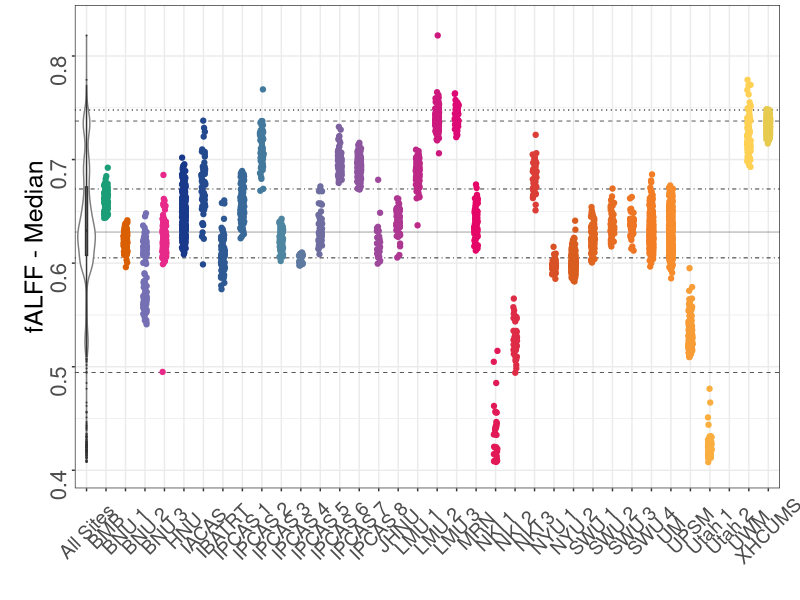
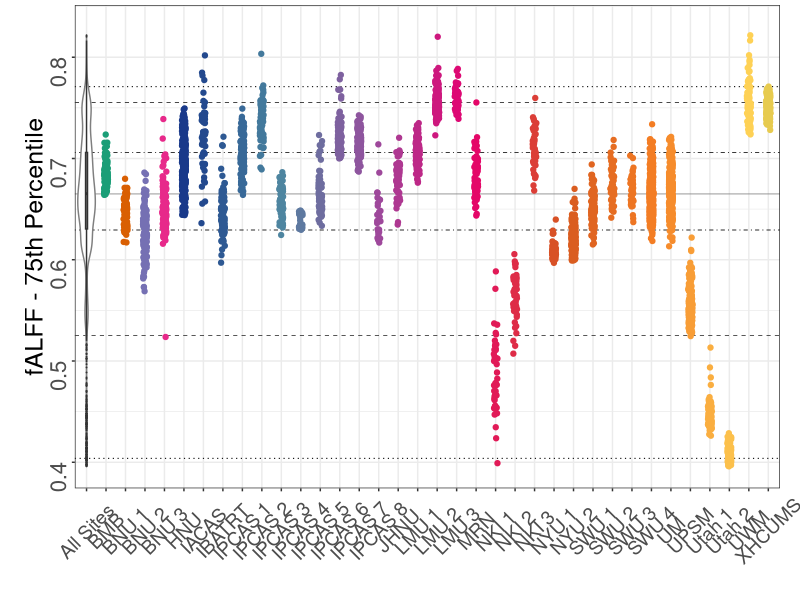
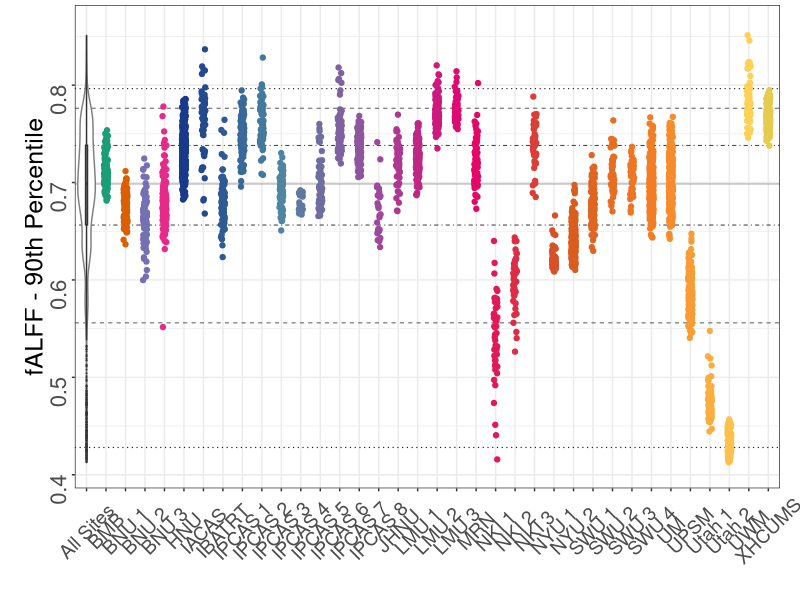
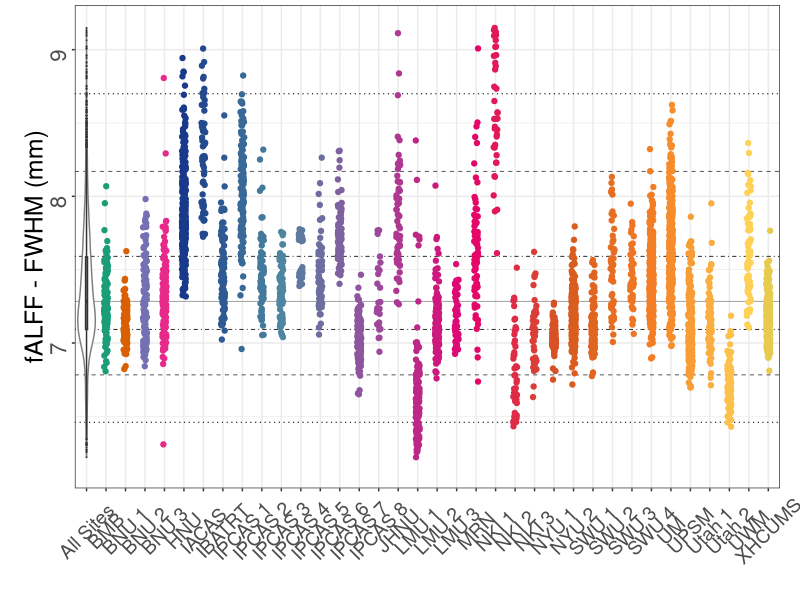
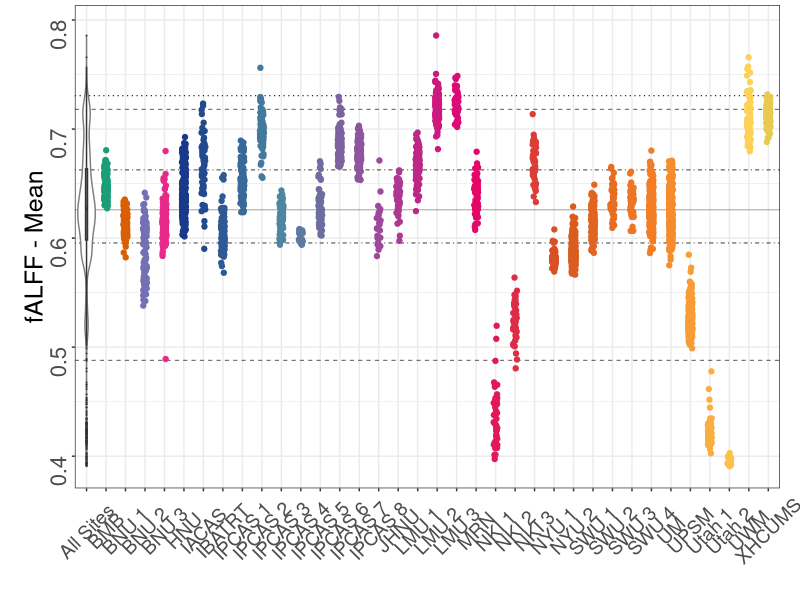
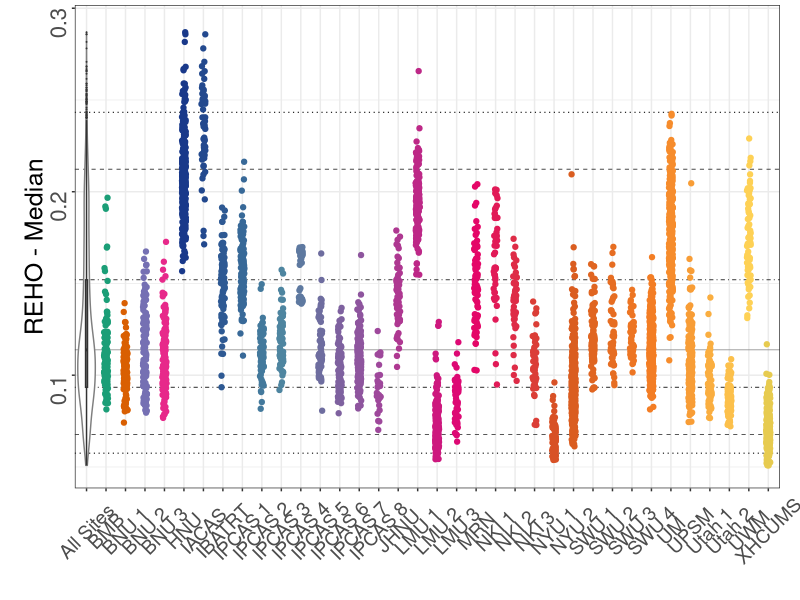
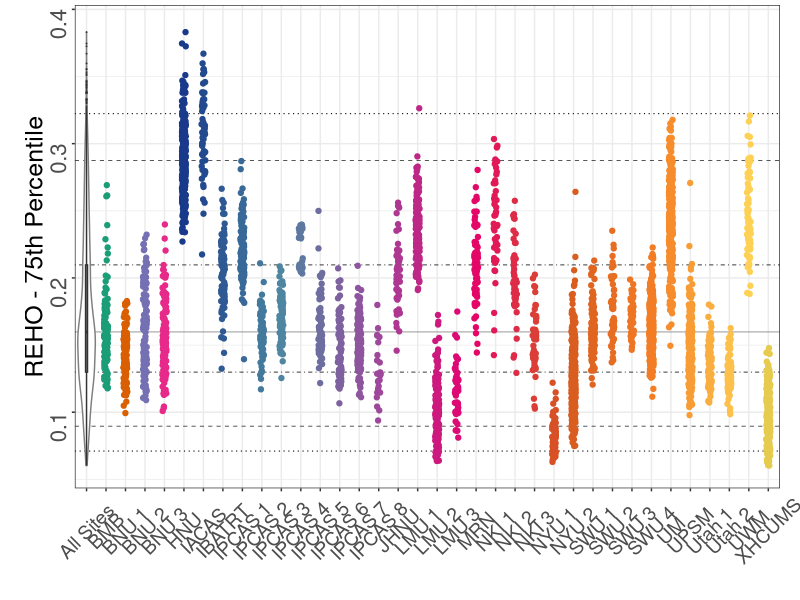
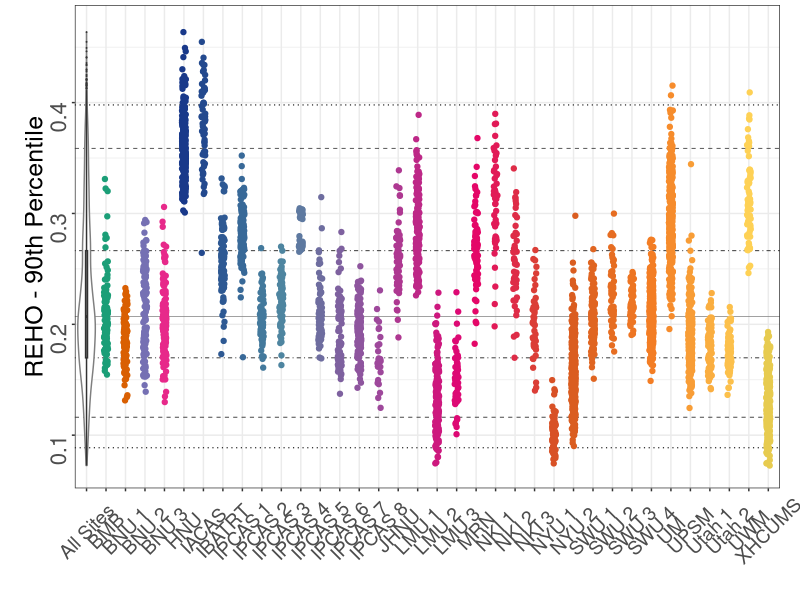

R code for these plots, in order:
#' # SETUP

#' Load packages and paths
#+ setup-packages
library(grid)
library(ggplot2)
library(plyr)
library(RColorBrewer)


#' ## Color Scheme
#' 
#' CMI Recommendations
#+ setup-colors
cmi_main_blue="#0071b2"
cmi_grey="#929d9e"
cmi_light_blue="#00c4d9"
cmi_pea_green="#b5bf00"

cmi_rich_green="#73933d"
cmi_rich_purple="#8e7fac"
cmi_rich_red="#d75920"
cmi_rich_blue="#4c87a1"
cmi_rich_aqua="#66c7c3"
cmi_rich_orange="#eebf42"

cmi_vibrant_yellow="#ffd457"
cmi_vibrant_orange="#f58025"
cmi_vibrant_green="#78a22f"
cmi_vibrant_garnet="#e6006f"
cmi_vibrant_purple="#9A4d9e"
cmi_vibrant_blue="#19398a"

cmi_site_colors = c(cmi_vibrant_blue,
                    cmi_rich_blue,
                    cmi_vibrant_purple,
                    cmi_vibrant_garnet,
                    cmi_rich_red,
                    cmi_vibrant_orange,
                    cmi_vibrant_yellow,
                    cmi_vibrant_green)
cmi_site_colors_ramp = colorRampPalette(cmi_site_colors)


#' ## Load data
#'
#' Read in the data and then some
#+ setup-load

#setwd("~/zarrar")
#setwd("~/Dropbox/Research/cmi/")
#setwd("qc/corr.scripts")

#script.dir <- dirname(sys.frame(1)$ofile)
#setwd(script_dir)

df      <- read.csv("../corr.qc/qc_filt_epi_derivatives_smoothed_cpac.csv")[,-1]
nsites  <- length(unique(df$site))

#' ## Percentiles
#'
#' In our plots, we want to have percentile lines for each QC measure to 
#' indicate the distribution of each site relative to the whole sample
#+ setup-percentile
qc.measures <- colnames(df)[!(colnames(df) %in% c("uniqueid", "subject", "subid", "site", "site.name", "session", "scan", "global"))]
qvals       <- c(0.01, 0.05, 0.25, 0.5, 0.75, 0.95, 0.99)
qcat        <- c(1,5,25,50,25,5,1)
qline       <- c(3, 2, 5, 1, 5, 2, 3)
qsize       <- c(.4, .25, .3, .25, .3, .25, .4)
qcols       <- c("grey10", "grey10", "grey10", "grey50", "grey10", "grey10", "grey10")
#qcols       <- brewer.pal(8, "Dark2")[c(1,2,3,4,3,2,1)]

#' Now let's get the percentiles
#+ percentile
percentiles <- apply(subset(df, select=qc.measures), 2, quantile, qvals, na.rm=TRUE)
percentiles <- as.data.frame(cbind(percentiles, qcat, qline, qsize))
percentiles$qline <- as.factor(qline)
percentiles$qcat  <- as.factor(qcat)
print(percentiles)

#' ## Measure Descriptions
#' Associate a detailed description with each measure
#+ setup-measure
dnames  <- c("fALFF", "REHO", "VMHC")
mnames  <- c("Median", "75th Percentile", "90th Percentile", "FWHM (mm)", "Mean")
descs   <- expand.grid(m=mnames, d=dnames) 
descs   <- paste(descs[,2], descs[,1], sep=" - ")
mdf <- data.frame(
  measure = qc.measures, 
  description = descs
)
print(mdf)
cat("CHECK ABOVE...do the columns for each row match\n")

#' # PLOTS

#' ## More Setup
#' 
#' This function will add percentile lines in the background
#' plot: ggplot object
#' pdf: percentile data frame
#+ plot-function
compile_percentiles <- function(pdf, measure, cols=NULL) {
  ret <- lapply(1:nrow(pdf), function(i) {
    p <- pdf[i,]
    if (!is.null(cols)) {
      plot <- geom_hline(aes_string(yintercept=measure), data=p, 
                         size=as.numeric(p$qsize), linetype=as.numeric(p$qline), color=cols[i])
      #as.character(p$qcolor[1])
    } else {
      plot <- geom_hline(aes_string(yintercept=measure), data=p, 
                         size=as.numeric(p$qsize[1]), linetype=as.numeric(p$qline[1]), color="grey50")
    }
    return(plot)
  })
  return(ret)
}


#' ## Outliers
#' Sometimes extreme data-points can skew the plot 
#' and make it difficult to see the spread of the data.
#'  
#' I will avoid plotting those outlier points by setting the axis
#' to only the points that I want. ggplot will complain but let her (poor baby).
#'
#+ plot-find-outliers
# functions
range.outlier.iqr <- function(x, times=3) {
  upper.limit <- quantile(x, 0.75) + times*IQR(x)
  lower.limit <- quantile(x, 0.25) - times*IQR(x)
  return(c(lower.limit, upper.limit))
}
outlier.iqr <- function(x, times=3) {
  tmp         <- range.outlier.iqr(x, times)
  lower.limit <- tmp[1]
  upper.limit <- tmp[2]
  return((x > upper.limit) | (x < lower.limit))
}
# outlier values (if any)
lst.outlier.iqr <- llply(qc.measures, function(measure) {
  ret     <- subset(df, select=c("subject", "site", "site.name", "session", "scan", measure))
  inds    <- outlier.iqr(df[[measure]])
  return(ret[inds,])
})
names(lst.outlier.iqr) <- qc.measures
# new ranges of our plots (sans outliers)
df.range.iqr <- as.data.frame(sapply(qc.measures, function(m) {
  inds <- !outlier.iqr(df[[m]])
  range(df[[m]][inds]) * c(0.99,1.01)
}))

#' ## Visualization of Text
#' A function with all the theme jazz
#+ viz-text
set_themes <- function(family="Times", text.size.x=14, text.size.y=16, title.size=18) {
  family <- "sans"
  pg <- list(
    theme_bw(), 
    theme(axis.title.x      = element_text(family = family, face = "plain", size=title.size)), 
    theme(axis.title.y      = element_text(family = family, face = "plain", size=title.size, angle=90, vjust=0.25)), 
    theme(axis.text.x       = element_text(family = family, face = "plain", size=text.size.x, vjust=0.5, angle=45)), 
    theme(axis.text.y       = element_text(family = family, face = "plain", size=text.size.y, angle=90)), 
    theme(axis.ticks.length = unit(.15, "lines")), 
    theme(axis.ticks.margin = unit(.15,"lines")), 
    theme(plot.margin       = unit(c(0.25, 1, 0.25, 1), "lines")), 
    theme(legend.position   = "none")
  )
  return(pg)
}



#' ## QC Derivative Measures - Smoothed with CPAC
#' I will be plotting a bunch of different data-sets here. First I will have 
#' all the data, then I will have it remote 3 x the IQR. So two sets of the
#' same plots.
#'
#' ### REMOVE OUTLIERS
#+ plot-qc-no-outliers, fig.width=12, fig.height=8, dpi=100
for (i in 1:nrow(mdf)) {
  measure <- as.character(mdf$measure[i])
  desc <- as.character(mdf$description[i])
  
  # ### Option 1
  # First, I'll plot ones with 1%, 5%, 25%, and 50% percentile lines
  pg1=ggplot(df, aes_string(x="site.name", y=measure))
  
  # Add those percentile lines
  pg2=pg1 + compile_percentiles(percentiles, measure, qcols)  
  
  # Add main plot
  # - violin plot + boxplot for all the data
  # - jitter plot for each site (adjust the color)
  # - x and y labels
  pg3=pg2 + 
    geom_violin(aes(x=global), color="gray50") + 
    geom_boxplot(aes(x=global), width=.1, fill="gray50", outlier.size=0) + 
    geom_jitter(aes(color=site.name), position = position_jitter(width = .1)) + 
    scale_color_manual(values=c(brewer.pal(4,"Dark2"), cmi_site_colors_ramp(nsites))) + 
    ylab(desc) +
    xlab("") 
  
  # Add the y-range limit
  pg4=pg3
  pg4=pg4 + 
    ylim(df.range.iqr[[measure]])
  
  # Below assumes that you are doing this with a default axis (sites on x, data on y)
  pg5=pg4 + set_themes()
  
  # Plot
  pg=pg5
  print(pg)
  
  #ggsave("plot_option02.png", pg, height=2.5, width=5)    
  
  #readline("continue?")
  cat("\n\n\n\n")
}


#' ### KEEP OUTLIERS
#+ plot-qc-yes-outliers, fig.width=12, fig.height=8, dpi=100
for (i in 1:nrow(mdf)) {
  measure <- as.character(mdf$measure[i])
  desc <- as.character(mdf$description[i])
  
  # ### Option 1
  # First, I'll plot ones with 1%, 5%, 25%, and 50% percentile lines
  pg1=ggplot(df, aes_string(x="site.name", y=measure))
  
  # Add those percentile lines
  pg2=pg1 + compile_percentiles(percentiles, measure, qcols)  
  
  # Add main plot
  # - violin plot + boxplot for all the data
  # - jitter plot for each site (adjust the color)
  # - x and y labels
  pg3=pg2 + 
    geom_violin(aes(x=global), color="gray50") + 
    geom_boxplot(aes(x=global), width=.1, fill="gray50", outlier.size=0) + 
    geom_jitter(aes(color=site.name), position = position_jitter(width = .1)) + 
    scale_color_manual(values=c(brewer.pal(4,"Dark2"), cmi_site_colors_ramp(nsites))) + 
    ylab(desc) +
    xlab("")
  
  # Add the y-range limit and the outlier points on the maximum of the range
  # only if there are any outliers
  pg4=pg3
  #pg4=pg4 + 
  #  ylim(df.range.iqr[[measure]])
  
  # Below assumes that you are doing this with a default axis (sites on x, data on y)
  pg5=pg4 + set_themes()
  
  # Plot
  pg=pg5
  print(pg)
  
  #ggsave("plot_option02.png", pg, height=2.5, width=5)    
  
  #readline("continue?")
  cat("\n\n\n\n")
}
